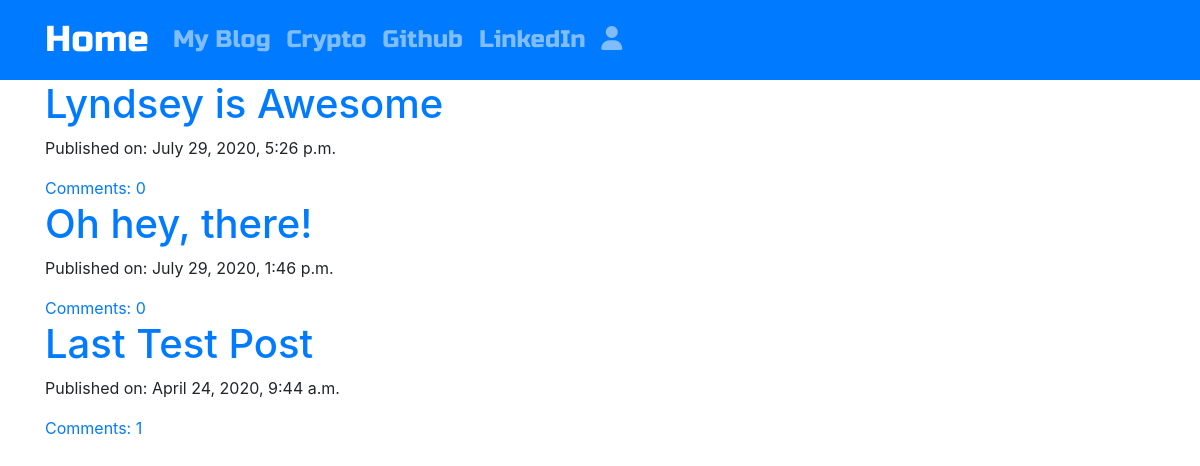
The page / on the database its author committed.
### blog/models.py (models this page shows, shortened)
class Post(models.Model):
    author = models.ForeignKey('auth.User', on_delete = models.CASCADE)
    title = models.CharField(max_length = 200)
    text = models.TextField()
    created_date = models.DateTimeField(default = timezone.now)
    published_date = models.DateTimeField(blank = True, null = True)
    def approve_comments(self):
        return self.comments.filter(approved_comment = True)

### blog/views.py (the view)
# urls.py: path('', views.PostListView.as_view(), name = 'post_list'),
class PostListView(ListView):
    model = Post
    def get_queryset(self):
        return Post.objects.filter(published_date__lte = timezone.now()).order_by('-published_date') #-published with the '-' implied descending order instead of ascending

### blog/templates/blog/post_list.html (shortened to what this page needs)
{% extends 'base.html' %}
{% block content %}
<div class="centerstage">
    {% for post in post_list %}
        <div class="post">
            <h1><a href="{% url 'post_detail' pk=post.pk %}">{{ post.title }}</a></h1>
            <div class="date">
                <p>Published on: {{ post.published_date}}</p>
            </div>
            <a href="{% url 'post_detail' pk=post.pk %}">Comments: {{ post.approve_comments.count }}</a>
        </div>
    {% endfor %}
</div>
{% endblock content %}

### blog/templates/base.html (shortened to what this page needs)
<!DOCTYPE html>
{% load static %}
<html lang="en">
<head>
    <link rel="stylesheet" href="https://stackpath.bootstrapcdn.com/bootstrap/4.4.1/css/bootstrap.min.css"
>
    <link rel="stylesheet" href="//cdn.jsdelivr.net/npm/medium-editor@latest/dist/css/medium-editor.min.css" type="text/css"
        media="screen" charset="utf-8">
    <link rel="stylesheet" href="{% static 'css/blog.css' %}">
</head>
<body class="loader">
    <nav class="navbar navbar-expand-lg navbar-light bg-primary sticky-top navbar-dark techfont custom-navbar">
        <div class="container">
            <a class="navbar-brand bigbrand" href="{% url 'about' %}">Home</a>
            <div class="collapse navbar-collapse" id="navbarNavAltMarkup">
                <div class="navbar-nav">
                    <a class="nav-item nav-link" href="{% url 'post_list' %}">My Blog</a>
                    <a class="nav-item nav-link" href="{% url 'crypto' %}">Crypto</a>
                    <a class="nav-item nav-link" href="https://github.com/bredmond1019" target = "_blank">Github</a>
                    <a class="nav-item nav-link" href="www.linkedin.com/in/bredmond1019">LinkedIn</a>
                        {% if user.is_authenticated %}
                        <a class="nav-item nav-link " href="{% url 'logout' %}">Log Out</a>
                        <a class="nav-item nav-link " href="#">Welcome: {{ user.username }}</a>
                        {% else %}
                        <a class="nav-item nav-link" href="{% url 'login' %}"><i class="fas fa-user"></i></a>
                        {% endif %}
                </div>
            </div>
        </div>
    </nav>
    <div class="container">
        <div class="row">
            <div class="col-md-8">
                <div class="blog_posts">
                    {% block content %}
                    {% endblock content %}
                </div>
            </div>
        </div>
    </div>
</body>
</html>

### blog/static/css/blog.css (style rules this page uses)
.techfont { font-family: 'Russo One', sans-serif; font-size: 1.5em; }
.bigbrand { font-size: 1.5em; }
.centerstage { margin-left: auto; margin-right: auto; }

### rows shown on the page
Post: title "Lyndsey is Awesome", published_date "July 29, 2020, 5:26 p.m.", approve_comments.count "0"
Post: title "Oh hey, there!", published_date "July 29, 2020, 1:46 p.m.", approve_comments.count "0"
Post: title "Last Test Post", published_date "April 24, 2020, 9:44 a.m.", approve_comments.count "1"
